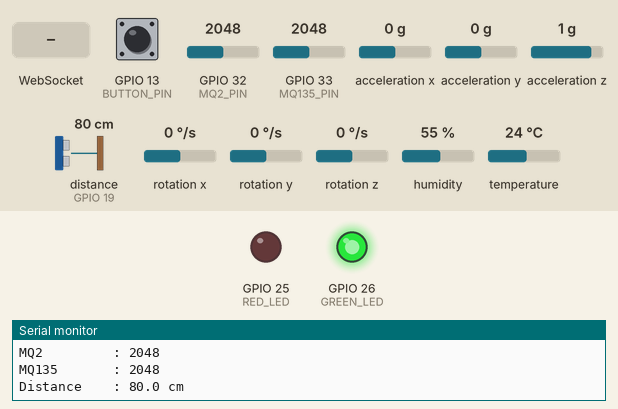
The sketch below on a simulated ESP32. On the bench: output pins drawn as LEDs (lit = HIGH), the last lines printed to the serial monitor. Wiring (inferred from the names in the program): ultrasonic range finder: trigger GPIO 18; echo GPIO 19. Inputs (shaded band) come from the test bench; at power-on: GPIO 13 (BUTTON_PIN) HIGH, GPIO 32 (MQ2_PIN) = 2048, GPIO 33 (MQ135_PIN) = 2048, acceleration x 0 g, acceleration y 0 g, acceleration z 1 g, distance to the obstacle (sensor on GPIO 19) 80 cm, rotation x 0 °/s, rotation y 0 °/s, rotation z 0 °/s, humidity 55 %, temperature 24 °C. The echo pulse lasts 58.3 µs per cm; WiFi joins after 1.5 s; servers stay silent unless stated; pins used as bus, display or sensor lines are not drawn.

Above: at 2.7 s.
2.8 s: GPIO 13 (BUTTON_PIN) pulled LOW for 0.15 s
At 3.1 s:
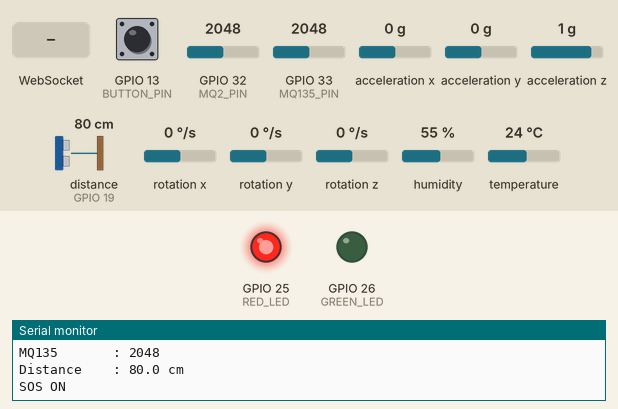
4.4 s: WebSocket text "SOS,OFF" received
At 5.5 s:
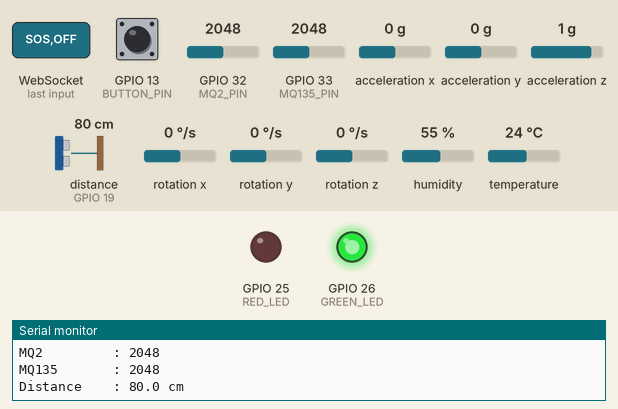
5.9 s: WebSocket text "SOS,ON" received
At 6.6 s:
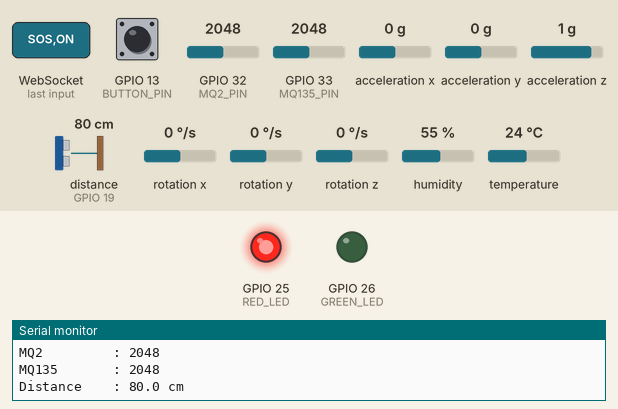
7.4 s: GPIO 13 (BUTTON_PIN) pulled LOW for 1 s
At 7.7 s:
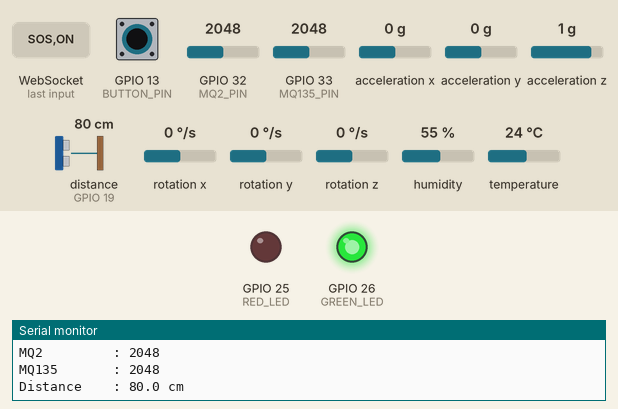
Timing chart, 0 to 10.4 s (numbered marks = the images above; inputs shaded):
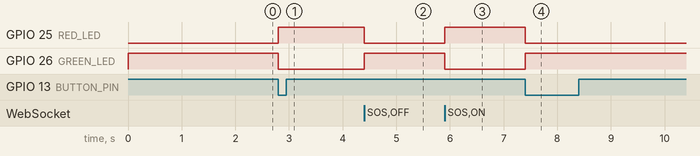

The sketch:

final.ino
```cpp
#include <ESPmDNS.h>
#include <WiFi.h>
#include <WebSocketsServer.h>
#include <Wire.h>
#include <MPU9250_asukiaaa.h>
#include <DHT.h>

const char* ssid = ".";
const char* password = "123456789";

WebSocketsServer webSocket(81);

MPU9250_asukiaaa mpu;

//====================
// DHT11
//====================

#define DHTPIN 4
#define DHTTYPE DHT11

DHT dht(DHTPIN, DHTTYPE);

//====================
// MQ Sensors
//====================

#define MQ2_PIN 32
#define MQ135_PIN 33

//====================
// Ultrasonic sensor (HC-SR04 compatible)
// TRIG: ESP32 output, ECHO: use a 5 V-to-3.3 V level shifter/divider.
//====================

#define ULTRASONIC_TRIG_PIN 18
#define ULTRASONIC_ECHO_PIN 19

//====================
// SOS Button + LEDs
//====================

#define BUTTON_PIN 13
#define RED_LED 25
#define GREEN_LED 26

//====================
// Variables
//====================

float yaw = 0;

unsigned long lastIMU = 0;
unsigned long lastSensor = 0;
bool sosActive = false;
bool lastButtonState = HIGH;
unsigned long lastButtonPress = 0;

float readDistanceCm() {
  digitalWrite(ULTRASONIC_TRIG_PIN, LOW);
  delayMicroseconds(2);
  digitalWrite(ULTRASONIC_TRIG_PIN, HIGH);
  delayMicroseconds(10);
  digitalWrite(ULTRASONIC_TRIG_PIN, LOW);

  const unsigned long duration = pulseIn(ULTRASONIC_ECHO_PIN, HIGH, 30000);
  if (duration == 0) return -1;
  return duration * 0.0343f / 2.0f;
}

void setSosState(bool active) {
  sosActive = active;

  digitalWrite(RED_LED, active ? HIGH : LOW);
  digitalWrite(GREEN_LED, active ? LOW : HIGH);

  webSocket.broadcastTXT(active ? "SOS,ON" : "SOS,OFF");
  Serial.println(active ? "SOS ON" : "SOS OFF");
}

void webSocketEvent(uint8_t num, WStype_t type,
                    uint8_t *payload, size_t length) {
  if (type != WStype_TEXT) return;

  String message = "";
  for (size_t i = 0; i < length; i++) {
    message += (char)payload[i];
  }

  if (message == "SOS,ON") setSosState(true);
  if (message == "SOS,OFF") setSosState(false);
}

void setup() {

  Serial.begin(115200);

  Wire.begin(21,22);

  mpu.setWire(&Wire);
  mpu.beginAccel();
  mpu.beginGyro();

  dht.begin();
  pinMode(ULTRASONIC_TRIG_PIN, OUTPUT);
  pinMode(ULTRASONIC_ECHO_PIN, INPUT);
  digitalWrite(ULTRASONIC_TRIG_PIN, LOW);
  pinMode(BUTTON_PIN, INPUT_PULLUP);
pinMode(RED_LED, OUTPUT);
pinMode(GREEN_LED, OUTPUT);

digitalWrite(RED_LED, LOW);
digitalWrite(GREEN_LED, HIGH);

  WiFi.begin(ssid,password);

  Serial.print("Connecting");

  while(WiFi.status()!=WL_CONNECTED){

    delay(500);
    Serial.print(".");

  }

  Serial.println();
  Serial.println("WiFi Connected");

  Serial.print("IP : ");
  Serial.println(WiFi.localIP());
  if (MDNS.begin("smarthelmet")) {
  Serial.println("ESP hostname: smarthelmet.local");
} else {
  Serial.println("mDNS failed");
}

  webSocket.begin();
  webSocket.onEvent(webSocketEvent);

}

//==================================================

void loop(){

  webSocket.loop();

  unsigned long now = millis();
  // SOS physical button toggle
bool buttonState = digitalRead(BUTTON_PIN);

if (lastButtonState == HIGH && buttonState == LOW &&
    now - lastButtonPress > 300) {

  setSosState(!sosActive);
  lastButtonPress = now;
}

lastButtonState = buttonState;

  //=========================================
  // IMU (50 FPS)
  //=========================================

  if(now-lastIMU>=20){

    lastIMU=now;

    mpu.accelUpdate();
    mpu.gyroUpdate();

    float ax=mpu.accelX();
    float ay=mpu.accelY();
    float az=mpu.accelZ();

    float roll=atan2(ay,az)*180/PI;

    float pitch=
    atan2(-ax,sqrt(ay*ay+az*az))*180/PI;

    yaw=0;

    String imuData=
    "R,"+
    String(roll,2)+","+
    String(pitch,2)+","+
    String(yaw,2);

    webSocket.broadcastTXT(imuData);

  }

  //=========================================
  // Sensors (1 Second)
  //=========================================

  if(now-lastSensor>=1000){

    lastSensor=now;

    float temp=dht.readTemperature();
    float hum=dht.readHumidity();

    int mq2=analogRead(MQ2_PIN);
    int mq135=analogRead(MQ135_PIN);
    float distanceCm=readDistanceCm();

    String sensorData=
    "S,"+
    String(mq2)+","+
    String(mq135)+","+
    String(temp,1)+","+
    String(hum,1)+","+
    String(distanceCm,1);

    webSocket.broadcastTXT(sensorData);

    // Serial Monitor

    Serial.println("--------------------------------");

    Serial.print("Temperature : ");
    Serial.println(temp);

    Serial.print("Humidity    : ");
    Serial.println(hum);

    Serial.print("MQ2         : ");
    Serial.println(mq2);

    Serial.print("MQ135       : ");
    Serial.println(mq135);

    Serial.print("Distance    : ");
    if (distanceCm < 0) Serial.println("Out of range");
    else {
      Serial.print(distanceCm, 1);
      Serial.println(" cm");
    }

  }

}
```

Measured:
- after the input at 2.8 s, GPIO 25 (RED_LED): LOW → HIGH at once; GPIO 26 (GREEN_LED): HIGH → LOW at once
- after the input at 4.4 s, GPIO 25 (RED_LED): HIGH → LOW at once; GPIO 26 (GREEN_LED): LOW → HIGH at once
- after the input at 5.9 s, GPIO 25 (RED_LED): LOW → HIGH at once; GPIO 26 (GREEN_LED): HIGH → LOW at once
- after the input at 7.4 s, GPIO 25 (RED_LED): HIGH → LOW at once; GPIO 26 (GREEN_LED): LOW → HIGH at once
